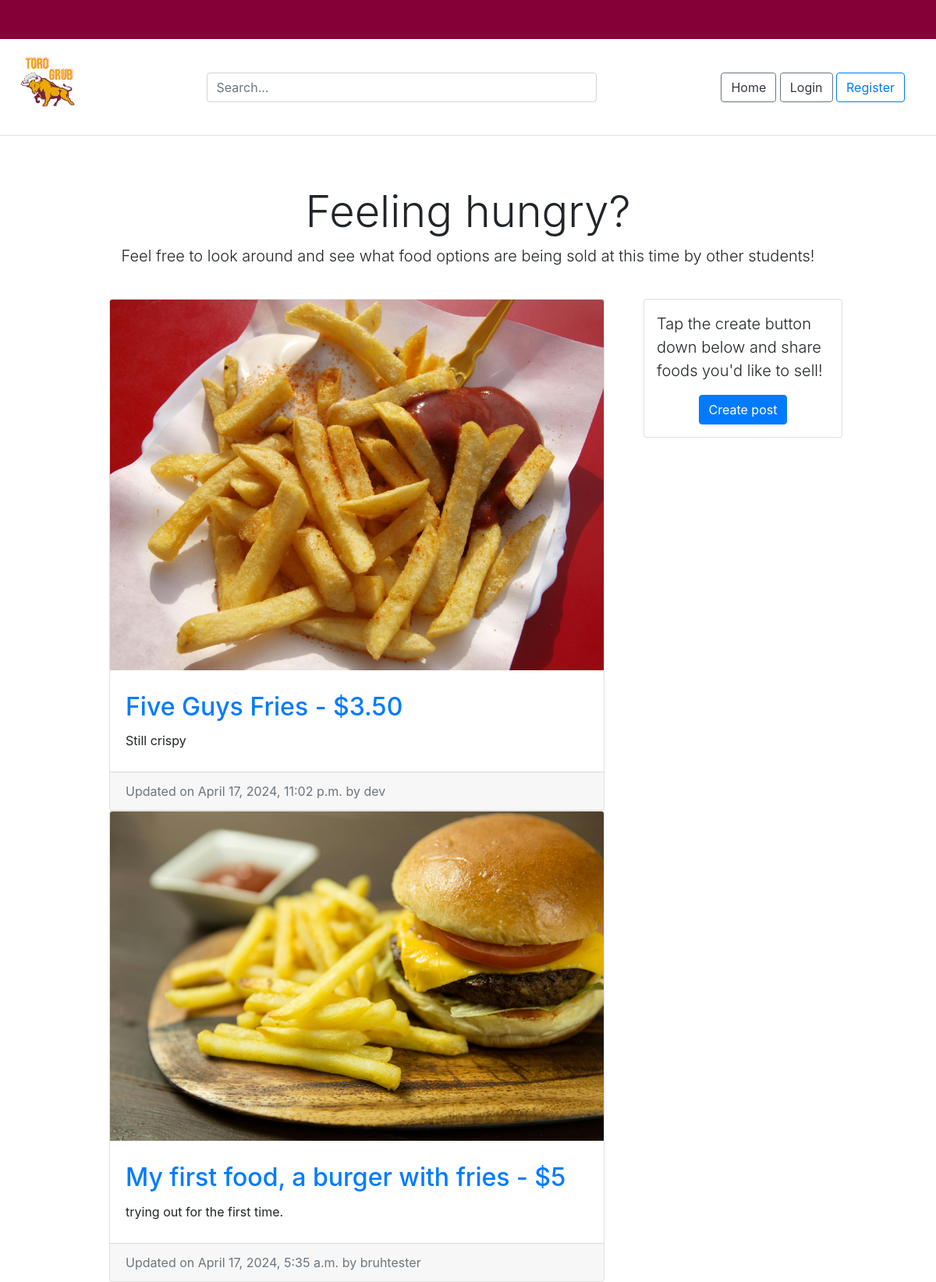
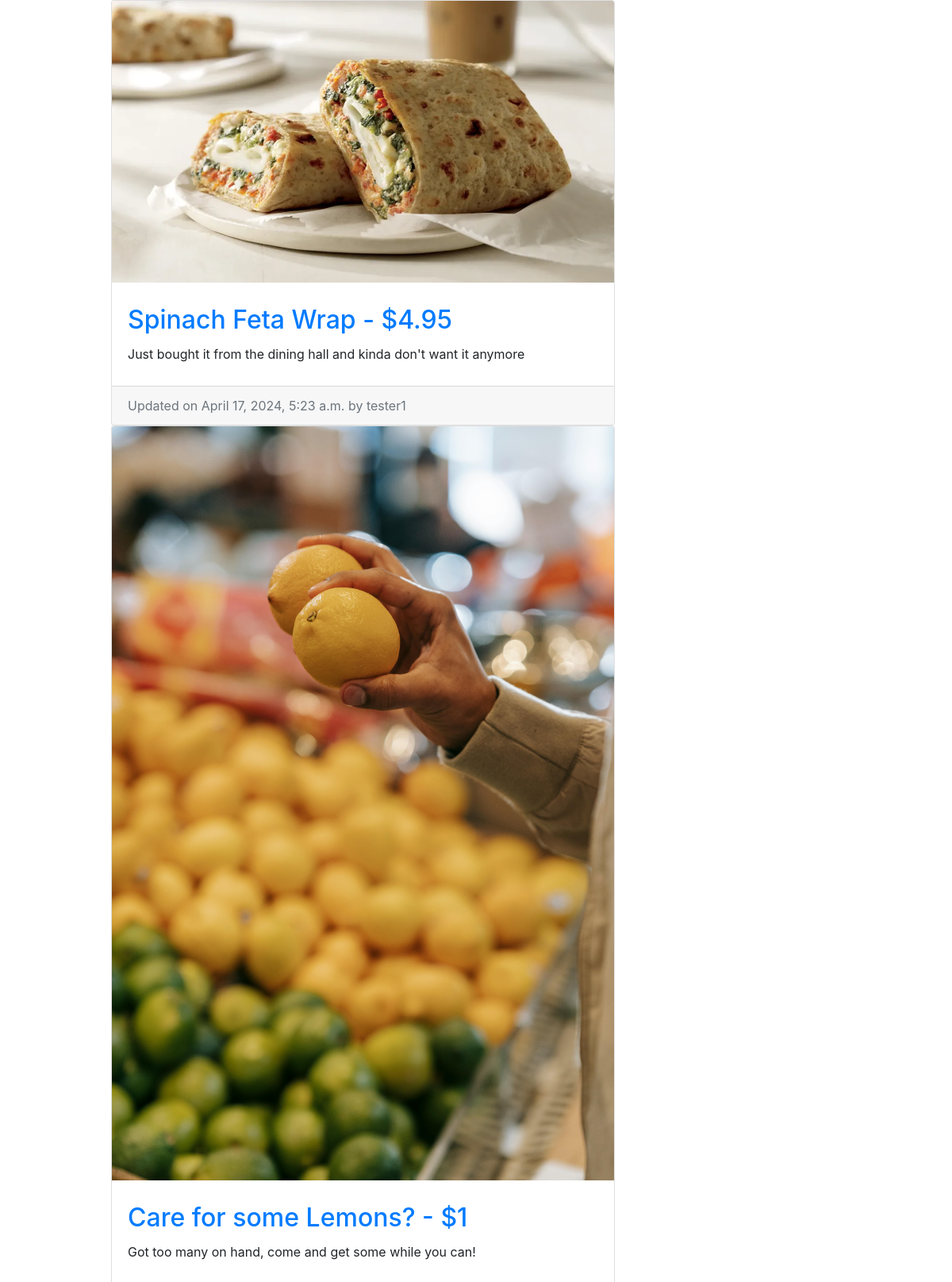
The page / (upper part) on the database its author committed (2 pictures, top to bottom).
### post/models.py (models this page shows, shortened)
class Post(models.Model):
	title 					= models.CharField(max_length=50, null=False, blank=False)
	body 					= models.TextField(max_length=5000, null=False, blank=False)
	image		 			= models.ImageField(upload_to=upload_location, null=True, blank=True)
	date_published 			= models.DateTimeField(auto_now_add=True, verbose_name="date published")
	date_updated 			= models.DateTimeField(auto_now=True, verbose_name="date updated")
	author 					= models.ForeignKey(settings.AUTH_USER_MODEL, on_delete=models.CASCADE)
	slug 					= models.SlugField(blank=True, unique=True)

### account/models.py (models this page shows, shortened)
class Account(AbstractBaseUser):
    email = models.EmailField(verbose_name = 'email', max_length = 60, unique = True)
    username = models.CharField(max_length = 30, unique = True)
    date_joined = models.DateTimeField(verbose_name = 'date joined', auto_now_add = True)
    last_login = models.DateTimeField(verbose_name = 'last login', auto_now = True)
    is_admin = models.BooleanField(default = False)
    is_active = models.BooleanField(default = True)
    is_staff = models.BooleanField(default = False)
    is_superuser = models.BooleanField(default = False)
    USERNAME_FIELD = 'email'
    REQUIRED_FIELDS = ['username']
    objects = MyAccountManager()

### personal/views.py (the view)
# urls.py: path('', home_screen_view, name = 'home'),
def home_screen_view(request):
	context = {}
	query = ""
	if request.GET:
		query = request.GET['q']
		context['query'] = str(query)
	user_posts = sorted(get_post_queryset(query), key=attrgetter('date_updated'), reverse=True)
	context['user_posts'] = user_posts
	return render(request, "personal/home.html", context)

### post/views.py (called while the page is built)
def get_post_queryset(query=None):
	queryset = []
	queries = query.split(" ") # python install 2019 = [python, install, 2019]
	for q in queries:
		posts = Post.objects.filter(
				Q(title__icontains=q) |
				Q(body__icontains=q)
			).distinct()
		for post in posts:
			queryset.append(post)
	return list(set(queryset))

### personal/templates/personal/home.html (shortened to what this page needs)
{% extends 'base.html' %}
{% load static %}
{% block content %}
<div class="pricing-header px-3 py-3 pt-md-5 pb-md-4 mx-auto text-center">
    <h1 class="display-4">Feeling hungry?</h1>
    <p class="lead">Feel free to look around and see what food options are being sold at this time by other students!</p>
</div>
<div class="container">
	<div class="row">
		<div class="left-column col-lg-7 offset-lg-1">
			{% if user_posts %}
				{% for post in user_posts %}
					<div class="user-post-container">
						{% include 'post/snippets/post_snippet.html' with user_post=post %}
					</div>
				{% endfor %}
			{% else %}
				<div class="user-post-container">
					{% include 'post/snippets/post_snippet.html' with query=query %}
				</div>
			{% endif %}
		</div>
		<div class="right-column col-lg-3 d-lg-flex d-none flex-column">
			<div class="card create-post-bar d-flex flex-column p-3">
				<p class="lead">Tap the create button down below and share foods you'd like to sell!</p>
				<p class="m-auto"><a class="btn btn-primary" href="{% url 'post:create' %}">Create post</a></p>
			</div>
		</div>
	</div>
</div>
{% endblock content %}

### templates/base.html (shortened to what this page needs)
<!DOCTYPE html>
<html>
    <head>
        {% include 'snippets/header.html' %}
    </head>
    <body>
        <div class = "main">
            {% block content %}
            {% endblock content %}
        </div>
        {% include 'snippets/footer.html' %}
    </body>
</html>

### templates/snippets/header.html (shortened to what this page needs)
{% load static %}
<div style="border: 25px solid #860038;"></div>
<div class="d-flex flex-column flex-md-row align-items-center p-3 px-md-4 mb-3 bg-white border-bottom">
    <div class = "d-flex flex-column pb-3">
        <img src = "{% static 'ToroLogo.jpg' %}" alt = 'Toro logo image' width = "75" height = "75">
    </div>
    <h5 class="my-0 mr-md-auto font-weight-normal">&nbsp;
    </h5>
    <div class="search-bar mt-sm-0 mr-0">
        <form method="get">
            <input class="form-control"  type="text" name="q" id="id_q" placeholder="Search...">
        </form>
    </div>
    <nav class="my-2 my-md-0 mr-md-3 ml-auto">
        {% if request.user.is_authenticated %}
            <a class = "text-dark btn btn-outline-secondary" href = "{% url 'home' %}">Home</a>
            <a class = "text-dark btn btn-outline-secondary" href = "{% url 'account' %}">Account</a>
            <a class = "text-dark btn btn-outline-secondary" href = "{% url 'logout' %}">Logout</a></p>
            <a class = "text-dark btn btn-outline-secondary" href = "{% url 'lobby' %}">Lobby</a>
        {% else %}
            <a class = "text-dark btn btn-outline-secondary" href = "{% url 'home' %}">Home</a>
            <a class = "text-dark btn btn-outline-secondary" href = "{% url 'login' %}">Login</a>
            <a class = "btn btn-outline-primary" href = "{% url 'register' %}">Register</a>
        {% endif %}
    </nav>
</div>

### post/templates/post/snippets/post_snippet.html (shortened to what this page needs)
{% if user_post %}
<div class="container">
	<div class="row">
		<div class="card m-auto">
			<a href="{% url 'post:detail' post.slug %}">
				<img class="card-img-top" src="{{user_post.image.url}}">
			</a>
			<div class="card-body mt-2 mb-2">
				<a href="{% url 'post:detail' post.slug %}">
					<h2 class="card-title">{{user_post.title}}</h2>
				</a>
				<p class="card-text">{{user_post.body|safe|truncatechars:250}}</p>
			</div>
			<div class="card-footer text-muted">
			  Updated on {{user_post.date_updated}} by {{user_post.author.username}}
			</div>
		</div>
	</div>
</div>
{% endif %}

### templates/snippets/footer.html (shortened to what this page needs)
<link href="https://stackpath.bootstrapcdn.com/bootstrap/4.5.2/css/bootstrap.min.css" rel="stylesheet">

### templates/snippets/header.html (style rules this page uses)
.search-bar { max-width: 500px; width: 100%; }

### templates/base.html (style rules this page uses)
.main { min-height:100vh; height:100%; }

### personal/templates/personal/home.html (style rules this page uses)
@media (min-width: 768px) { .right-column { margin-left: 20px; } }
.create-post-bar { background-color: #fff; margin-bottom:20px; }
.left-column { padding:0px; }
.right-column { padding:0px; }
.lead { font-size: 17px; }

### post/templates/post/snippets/post_snippet.html (style rules this page uses)
.card { max-width: 700px; width: 100%; }
.card-body { padding: 20px; }

### rows shown on the page
Post: image (picture), title "Five Guys Fries - $3.50", body "Still crispy", date_updated "April 17, 2024, 11:02 p.m.", author.username "dev"
Post: image (picture), title "My first food, a burger with fries - $5", body "trying out for the first time.", date_updated "April 17, 2024, 5:35 a.m.", author.username "bruhtester"
Post: image (picture), title "Spinach Feta Wrap - $4.95", body "Just bought it from the dining hall and kinda don't want it anymore", date_updated "April 17, 2024, 5:23 a.m.", author.username "tester1"
Post: image (picture), title "Care for some Lemons? - $1", body "Got too many on hand, come and get some while you can!"
